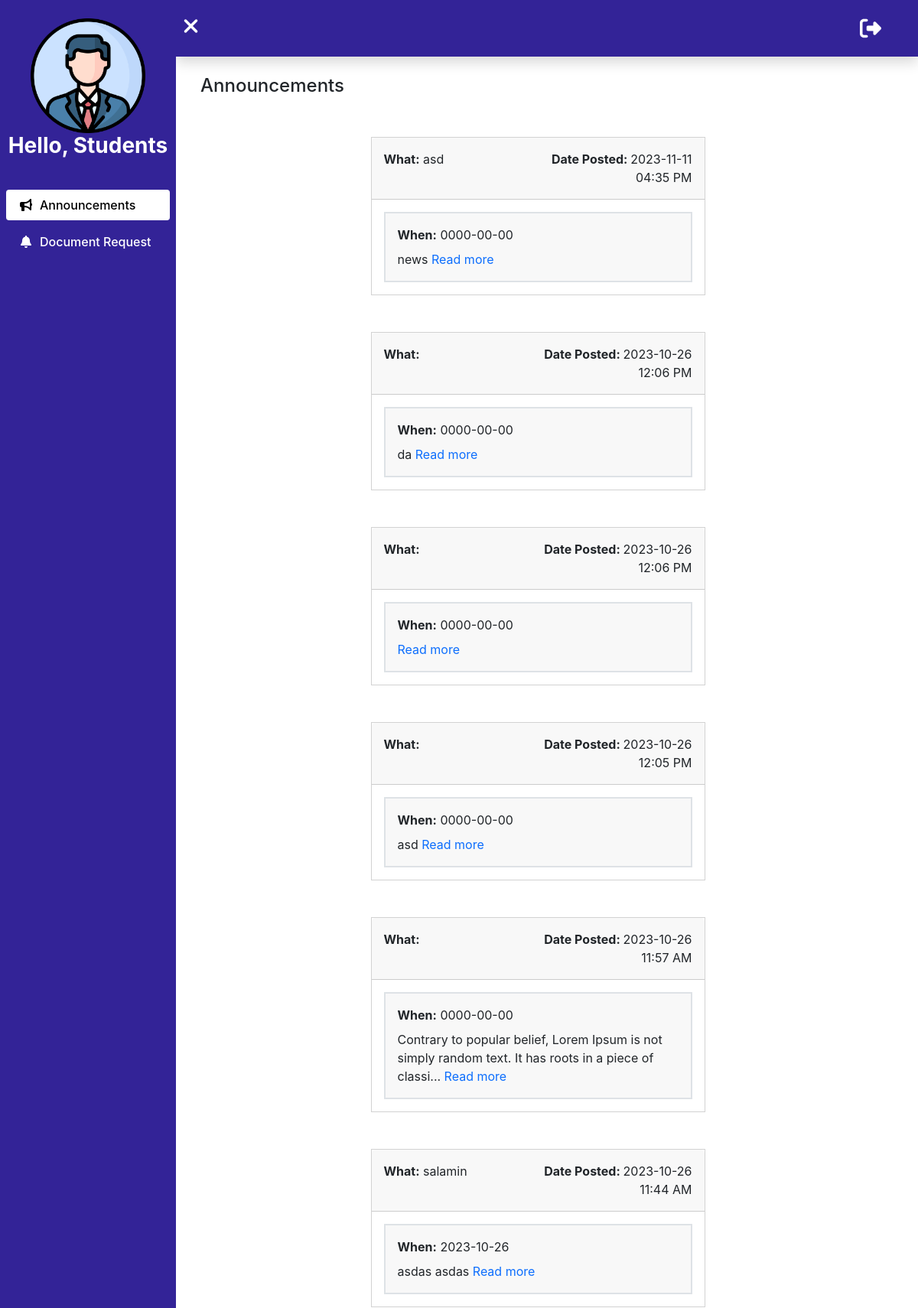
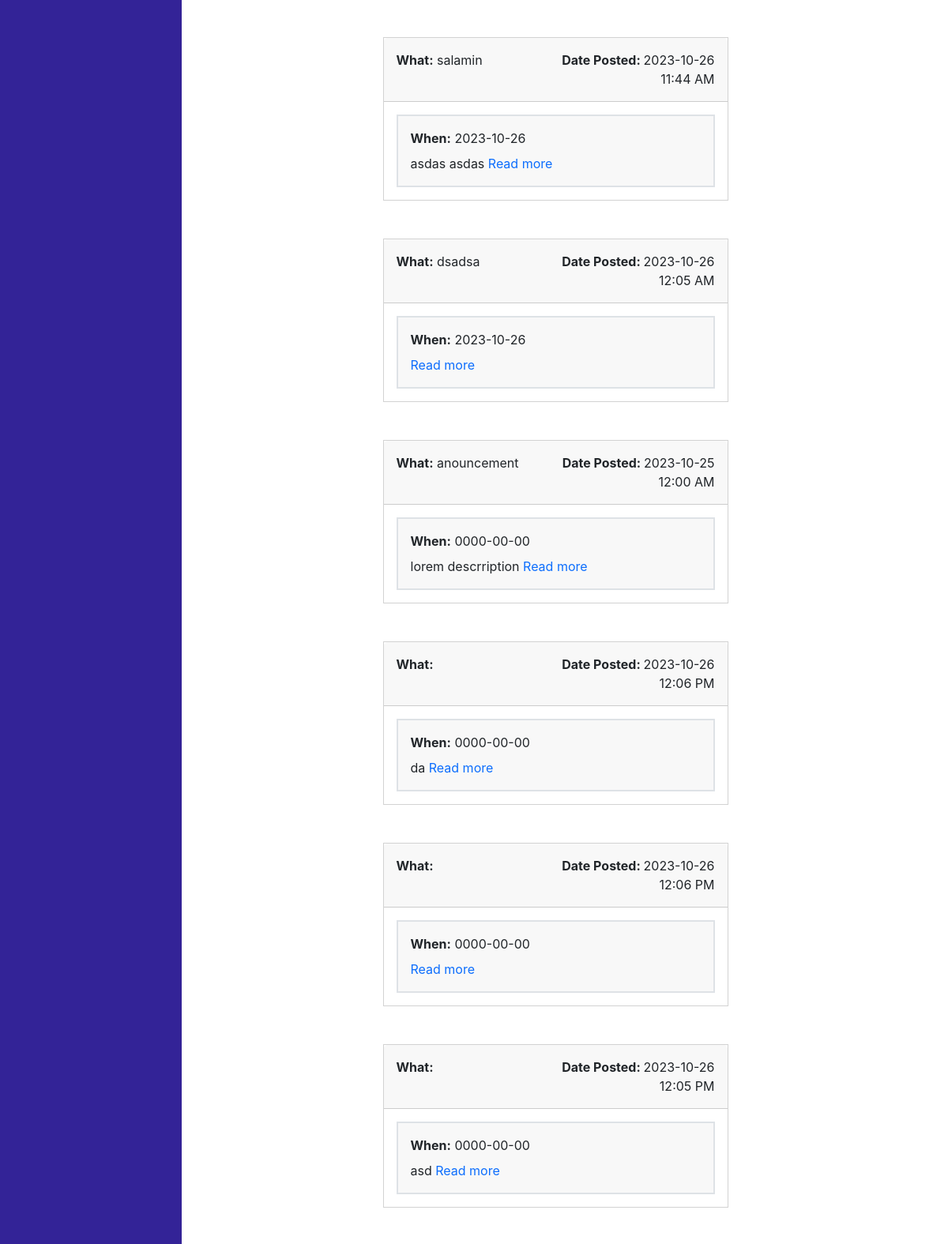
Page /user/announcements.php (signed in, upper part) on the committed database (2 pictures, top to bottom).
### tables this page shows
CREATE TABLE `announcement` (
  `id` int(11) NOT NULL,
  `createdTime` time NOT NULL DEFAULT current_timestamp(),
  `createdDate` date NOT NULL DEFAULT current_timestamp(),
  `description` text NOT NULL,
  `what_ancmt` text NOT NULL,
  `where_ancmt` text NOT NULL,
  `when_ancmt` date NOT NULL
);

### user/announcements.php (the view, shortened to what this page needs)
<!DOCTYPE html>
<html>
<head>
    <?php include 'header.php'; ?>
</head>
<body>
    <?php include 'sidebar.php'; ?>
    <main class="content px-4 pt-4 pe-lg-5">
        <div class="d-flex px-2">
            <h4 class="my-1">Announcements</h4>
        </div>
        <div class="container-sm d-flex align-items-center justify-content-center">
            <div class="d-flex flex-column row-gap-5 w-50 py-5 mx-3 mx-md-0">
                <?php
                include "../connect.php";
                $select = mysqli_query($conn, "SELECT *, DATE_FORMAT(createdTime, '%h:%i %p') AS formattedTime FROM announcement ORDER BY id DESC");
                while($row = $select->fetch_assoc()){
                ?>
                <div class="card rounded-0">
                    <div class="card-header d-flex column-gap-1 py-3 text-break">
                        <p class="card-title fs-h6"><b>What:</b> <?php echo $row['what_ancmt'] ?></p>
                        <span class="w-50 ms-auto text-end"><b>Date Posted: </b><?php echo $row['createdDate'] . " " . $row['formattedTime']?></span>
                    </div>
                    <div class="card-body">
                        <div class="border border-2 p-3"  style="background: rgb(33 37 41 / 3%)">
                            <p class="card-title "><b>When:</b> <?php echo $row['when_ancmt'] ?></p>
                            <p class="card-text ">
                                <?php
                                    $description = $row['description'];
                                    $max_length = 100;
                                    if (strlen($description) > $max_length) {
                                        $description = substr($description, 0, $max_length) . '...';
                                    }
                                    echo $description;
                                ?>
                                <a href="#modal-read" data-bs-toggle="modal" class="readBtn text-decoration-none"
                                   data-what="<?php echo $row['what_ancmt'] ?>"
                                   data-when="<?php echo $row['when_ancmt'] ?>"
                                   data-where="<?php echo $row['where_ancmt'] ?>"
                                   data-description="<?php echo $row['description'] ?>"
                                >Read more</a>
                            </p>
                        </div>
                    </div>
                </div>
                <?php }; ?>
            </div>
        </div>
    </main>
</body>
    <?php include 'footer.php' ;?>
</html>

### user/header.php
<!DOCTYPE html>
<html>
<head>
    <link rel="stylesheet" href="https://cdn.jsdelivr.net/npm/bootstrap-icons@1.11.1/font/bootstrap-icons.css">
    <link rel="stylesheet" type="text/css" href="../plugins/bootstrap5/bootstrap.min.css">
    <link rel="stylesheet" type="text/css" href="../assets/css/style.css">
    <link rel="stylesheet" type="text/css" href="https://cdn.datatables.net/1.13.6/css/dataTables.bootstrap5.min.css">
    <link rel="stylesheet" type="text/css" href="https://cdn.datatables.net/v/zf/dt-1.10.18/b-1.5.2/b-colvis-1.5.2/cr-1.5.0/kt-2.4.0/r-2.2.2/datatables.min.css">
    <link rel="stylesheet" type="text/css" href="https://cdn.datatables.net/fixedheader/3.1.4/css/fixedHeader.foundation.min.css">
</head>
<body>
</body>
</html>

### user/sidebar.php (shortened to what this page needs)
<header class="headermenu shadow py-3 d-flex" >
    <a href="logout.php" class="fs-3 ms-auto me-4 me-lg-5">
        <i class="fa-solid fa-right-from-bracket text-white"></i>
    </a>
</header>
<ul class="menu side-bar navbar-nav d-flex flex-column row-gap-2 pt-3 px-2 ">
    <div class="position-relative bg-danger">
        <span id="menuIcon" class="position-absolute">
            <i class="fa-solid fa-xmark fs-3 mt-1 text-white" role="button"></i>
        </span>
    </div>
    <div class="d-flex flex-column align-items-center mb-3">
        <img src="../upload/profile.png" width="150" height="150" >
        <h3 class="fw-bold text-white">Hello, Students</h3>
    </div>
    <li class="nav-item">
        <a href="announcements.php" class="nav-link px-3">
            <span class="icon-span"><i class="fa-solid fa-bullhorn m-auto"></i></span>
            <span>Announcements</span>
        </a>
    </li>
    <li class="nav-item ">
        <a href="document-request.php" class="nav-link px-3">
            <span class="icon-span"><i class="fa-solid fa-bell  m-auto"></i></span>
            <span>Document Request</span>
        </a>
    </li>
</ul>

### user/footer.php (shortened to what this page needs)
<!DOCTYPE html>
<html>
<head>
</head>
<body>
</body>
</html>

### assets/css/style.css (style rules this page uses)
:root { --light-violet: #756cb1; --sidebar: #332397; --white: #ffffff; --black: #040000; --opacity-gray: rgba(24, 49, 83, 0.2); --font-family: 'Inter', sans-serif; }
* { padding: 0; margin: 0; font-family: var(--font-family) !important; }
body { background: var(--white) !important; height: 100vh; }
.side-bar { background-color: var(--sidebar); position: fixed; top: 0; left: 0; height: 100%; padding: 0 10px; width: 230px; transition: left 0.4s ease; z-index: 10; }
.nav-item { border-radius: 4px; font-weight: 500; color: var(--white); }
.nav-item:hover, .active { background: var(--white); color: #000; }
li .nav-link { display: flex; flex-direction: row; column-gap: 8px; }
.icon-span { width: 20px; display: flex; }
#menuIcon { top: !important; right: -38px; }
.headermenu { position: fixed; width: calc(100% - 230px); top: 0; left: 230px; background: var(--sidebar); z-index: 9; transition: all 0.4s ease; }
.content { width: calc(100% - 230px); position: relative; top: 70px; left: 230px; background: var(--white); transition: all 0.4s ease; }

### rows in the picture
announcement: what_ancmt "asd", createdDate "2023-11-11", formattedTime "04:35 PM", when_ancmt "0000-00-00", description "news"
announcement: createdDate "2023-10-26", formattedTime "12:06 PM", when_ancmt "0000-00-00", description "da"
announcement: createdDate "2023-10-26", formattedTime "12:06 PM", when_ancmt "0000-00-00"
announcement: createdDate "2023-10-26", formattedTime "12:05 PM", when_ancmt "0000-00-00", description "asd"
announcement: createdDate "2023-10-26", formattedTime "11:57 AM", when_ancmt "0000-00-00", description "Contrary to popular belief, Lorem Ipsum is not simply random text. It has roots in a piece of classi..."
announcement: what_ancmt "salamin", createdDate "2023-10-26", formattedTime "11:44 AM", when_ancmt "2023-10-26", description "asdas asdas"
announcement: what_ancmt "salamin", createdDate "2023-10-26", formattedTime "11:44 AM", when_ancmt "2023-10-26", description "asdas asdas"
announcement: what_ancmt "dsadsa", createdDate "2023-10-26", formattedTime "12:05 AM", when_ancmt "2023-10-26"
announcement: what_ancmt "anouncement", createdDate "2023-10-25", formattedTime "12:00 AM", when_ancmt "0000-00-00", description "lorem descrription"
announcement: createdDate "2023-10-26", formattedTime "12:06 PM", when_ancmt "0000-00-00", description "da"
announcement: createdDate "2023-10-26", formattedTime "12:06 PM", when_ancmt "0000-00-00"
announcement: createdDate "2023-10-26", formattedTime "12:05 PM", when_ancmt "0000-00-00", description "asd"
